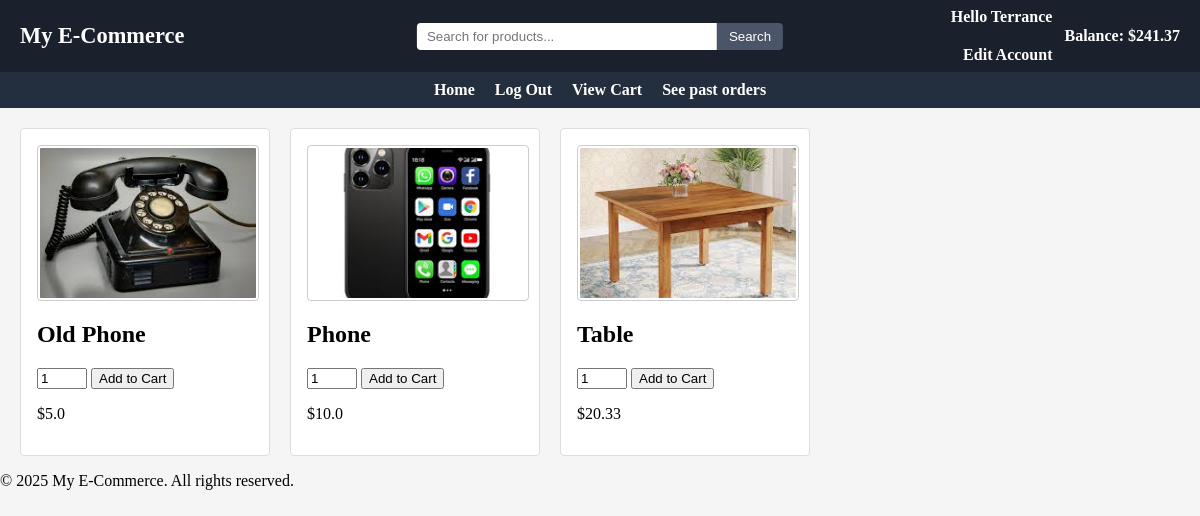
The app's page /925122535/main with its own data.
### main/models.py (models this page shows, shortened)
class User(models.Model):
    userID = models.BigIntegerField(primary_key=True)
    username = models.CharField(max_length=50, unique=True)
    password = models.CharField(max_length=200)
    email = models.EmailField()
    role = models.SmallIntegerField()
    balance = models.FloatField(default=0)
    approved = models.BooleanField(default=False)

class Item(models.Model):
    itemID = models.BigIntegerField(primary_key=True)
    name = models.CharField(max_length=200)
    category = models.CharField(max_length=100)
    image = models.ImageField(upload_to='main/static/images', default='p')
    description = models.CharField(max_length=300)
    price = models.FloatField(default=0.0)
    stock = models.IntegerField(default=0)
    seller = models.ForeignKey(User, on_delete=models.CASCADE)
    date_added=models.DateField(default=date.today())
    approved = models.BooleanField(default=False)

### main/views.py (the view)
# urls.py: path("<int:userID>/main", views.mainpage, name='mainpage'),
def mainpage(request, userID=0):
    userData = 0
    try:
        userData = User.objects.get(userID=userID)
        if(userData.role == 0):
            messages.add_message(request, messages.SUCCESS, "This account was rejected by an admin. Please create a new account")
            userData.delete()
    except User.DoesNotExist:
        userData = 0
        items = Item.objects.filter(approved=True).order_by('name')[:20]
        return render(request, "index.html", {"userData": userData, "userID":userID, "items":items})
    items = Item.objects.filter(approved=True).order_by('name')[:20]
    return render(request, "index.html", {"userData": userData, "items": items})

### main/templates/index.html (shortened to what this page needs)
{% extends "base.html" %}
{% load static %}
{% block content %}
<head>
  <link rel="stylesheet" href="{% static 'css/styles.css' %}">
</head>
<body>
  <main>
    {% if userData.role == 1 %}
    <section class="product-listings">
      {% if items %}
        {% for item in items %}
        <article class="product-card">
            <img src="{{ item.image.url|slice:'5:' }}" alt="{{ item.name }}" height="150" />
            <h2>{{ item.name }}</h2>
            <form method="POST" action="/{% if userData %}{{ userData.userID }}{% endif %}/add_to_cart/{{ item.itemID }}/">
              <input type="number" name="amount" min="1" value="1" style="width:50px;" />
              <button type="submit">Add to Cart</button>
            </form>
            <p class="price">${{ item.price }}</p>
        </article>
        {% endfor %}
      {% else %}
        <p>No products to display yet.</p>
      {% endif %}
    </section>
    {% endif %}
  </main>
  <footer>
    <p>&copy; 2025 My E-Commerce. All rights reserved.</p>
  </footer>
</body>
{% endblock content %}

### main/templates/base.html (shortened to what this page needs)
{% load static %}
<link rel="stylesheet" href="{% static 'css/styles.css' %}">
<header class="topbar">
  <div class="topbar-left">
    <h1 class="site-title">My E-Commerce</h1>
  </div>
  <div class="topbar-center">
    <form method="POST" action="/{%if userData.userID and userData.approved%}{{userData.userID}}/{% endif %}search/">
      <input type="text" name="search" placeholder="Search for products..." class="topbar-search"/>
      <button type="submit" name = "searchSubmit" value = "searchSubmit">Search</button>
    </form>
  </div>
  <div class="topbar-right">
    {% if userData.userID and userData.approved %}
      <a href="/{{userData.userID}}/edit" class="user-link">
        <span>Hello {{userData.username}}</span><br/>
        <span>Edit Account</span>
      </a>
      <span class="balance">Balance: ${{userData.balance}}</span>
    {% endif %}
  </div>
</header>
<header class="navbar">
    <nav class="navbar-menu">
        <ul class="nav-list">
            {%if not userData.userID%}
              <li><a href="/">Home</a></li>
              <li><a href="/login">Login</a></li>
              <li><a href="/create">Register</a></li>
            {%else%}
              <li><a href="/{{userData.userID}}/main">Home</a></li>
              <li><a href="/">Log Out</a></li>
                {%if userData.role == 3%}
                    <li><a href="/{{userData.userID}}/auth/users">Authenticate users</a></li>
                    <li><a href="/{{userData.userID}}/auth/items">Authenticate items</a></li>
                    <li><a href="/{{userData.userID}}/auth/monitorUsers">Monitor Users</a></li>
                    <li><a href="/{{userData.userID}}/auth/monitorItems">Monitor Products</a></li>
                    <li><a href="/{{userData.userID}}/auth/orders">Monitor Transactions</a></li>
                {%elif userData.role == 2%}
                    <li><a href="/{{userData.userID}}/sell/makeItem">Add new product</a></li>
                    <li><a href="/{{userData.userID}}/sell/items">See and edit Products</a></li>
                    <li><a href="/{{userData.userID}}/sell/orders">See past ordered items</a></li>
                {%elif userData.role == 1%}
                    <li><a href="/{{userData.userID}}/buy/cart">View Cart</a></li>
                    <li><a href="/{{userData.userID}}/buy/orders">See past orders</a></li>
                {%endif%}
          </ul>
          {%endif%}
    </nav>
  </header>
{%if not userData or userData.approved%}
  {%block content%}
  {%endblock content%}
{%endif%}

### main/static/css/styles.css (style rules this page uses)
html, body { margin: 0; padding: 0; background-color: #f5f5f5; }
.product-listings { display: flex; flex-wrap: wrap; gap: 20px; padding: 0; margin: 0; border-top: 20px solid #f5f5f5; border-left: 20px solid #f5f5f5; }
.product-card { border: 1px solid #ddd; border-radius: 4px; padding: 16px; background: #fff; box-sizing: border-box; transition: box-shadow 0.2s ease; flex: 1 0 250px; max-width: 250px; }
.product-card img { display: block; width: 100%; height: 150px; object-fit: cover; border: 1px solid #ccc; border-radius: 4px; padding: 2px; margin-bottom: 12px; }
.navbar { background-color: #232F3E; color: #fff; display: flex; align-items: center; padding: 9px 0; position: sticky; top: 0; z-index: 1000; justify-content: center; }
.navbar-menu { margin: 0 auto; min-width: 25%; }
.nav-list { list-style: none; display: flex; justify-content: center; gap: 20px; flex-wrap: nowrap; align-items: center; margin: 0; padding: 0; }
.nav-list li { margin: 0; }
.nav-list li a { color: #fff; text-decoration: none; font-weight: bold; white-space: nowrap; }
.topbar { background-color: #1A202C; color: #fff; display: flex; align-items: center; justify-content: space-between; padding: 8px 0; width: 100%; position: relative; }
.topbar-left .site-title { margin: 0; font-size: 1.4em; color: #fff; padding-left: 20px; }
.topbar-center { position: absolute; left: 50%; transform: translateX(-50%); flex: none; display: flex; justify-content: center; align-items: center; }
.topbar-center form { display: flex; align-items: center; margin: 0; }
.topbar-search { width: 300px; padding: 6px 10px; border: none; border-radius: 4px 0 0 4px; }
.topbar-center button { padding: 6px 12px; border: none; background-color: #4A5568; color: #fff; border-radius: 0 4px 4px 0; cursor: pointer; }
.topbar-right { display: flex; align-items: center; gap: 12px; }
.user-link { margin: 0; text-align: right; font-size: 1em; font-family: inherit; font-weight: bold; display: flex; flex-direction: column; gap: 1px; line-height: normal; }
.user-link span { display: block; }
.balance { font-size: 1em; font-family: inherit; font-weight: bold; margin: 0; color: #fff; padding-right: 20px; }
.user-link, .user-link:link, .user-link:visited, .user-link:hover, .user-link:active { color: #fff !important; text-decoration: none !important; }

### records on screen
User: username "Terrance", balance "241.37"
Item: image (picture), name "Old Phone", price "5.0"
Item: image (picture), name "Phone", price "10.0"
Item: image (picture), name "Table", price "20.33"
